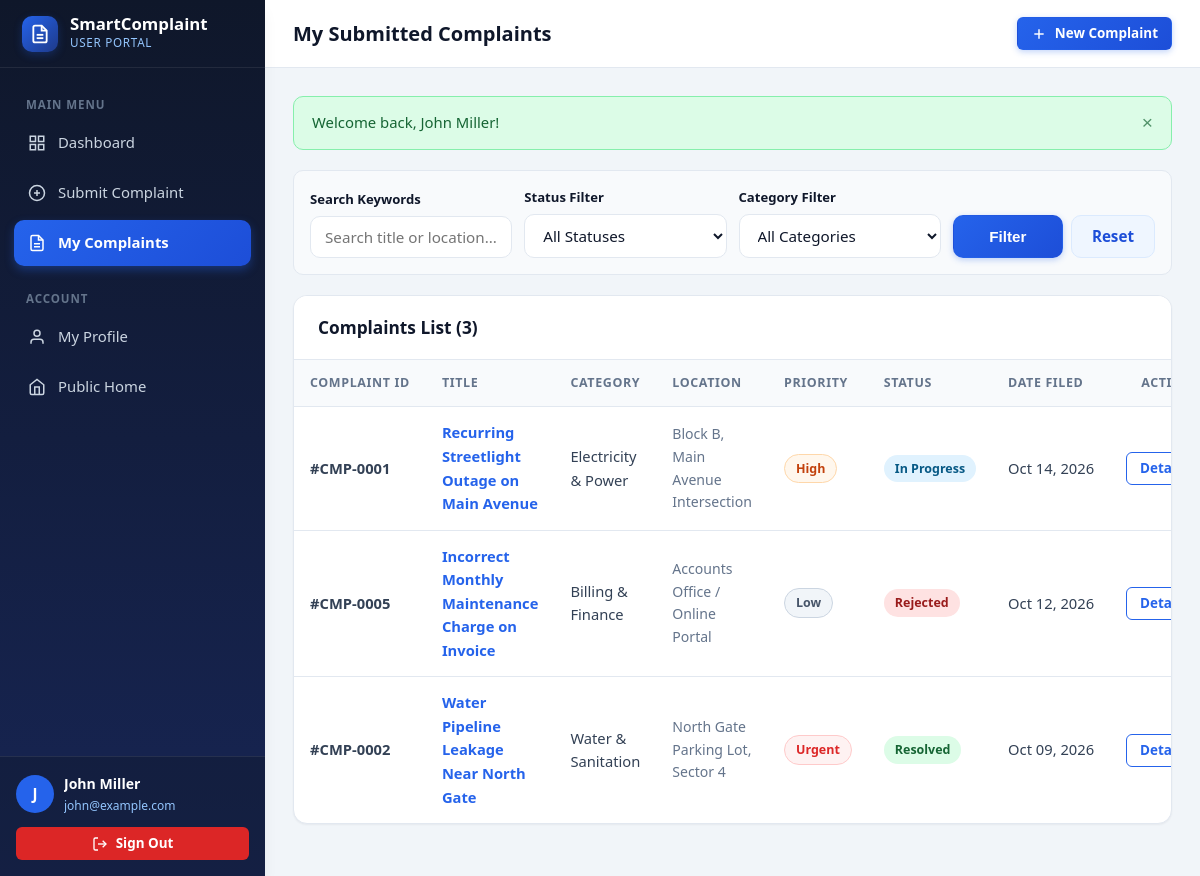
/my_complaints.php (signed in), run on the app's committed database.
### tables this page shows
CREATE TABLE `complaints` (
  `id` INT UNSIGNED NOT NULL AUTO_INCREMENT,
  `user_id` INT UNSIGNED NOT NULL,
  `title` VARCHAR(200) NOT NULL,
  `description` TEXT NOT NULL,
  `category` VARCHAR(100) NOT NULL,
  `location` VARCHAR(200) NOT NULL,
  `image_path` VARCHAR(255) DEFAULT NULL,
  `priority` ENUM('Low', 'Medium', 'High', 'Urgent') NOT NULL DEFAULT 'Medium',
  `status` ENUM('Submitted', 'Under Review', 'In Progress', 'Resolved', 'Rejected') NOT NULL DEFAULT 'Submitted',
  `created_at` TIMESTAMP NOT NULL DEFAULT CURRENT_TIMESTAMP,
  `updated_at` TIMESTAMP NOT NULL DEFAULT CURRENT_TIMESTAMP ON UPDATE CURRENT_TIMESTAMP,
  PRIMARY KEY (`id`),
  KEY `idx_complaints_user_id` (`user_id`),
  KEY `idx_complaints_status` (`status`),
  KEY `idx_complaints_priority` (`priority`),
  KEY `idx_complaints_category` (`category`),
  KEY `idx_complaints_created_at` (`created_at`),
  CONSTRAINT `fk_complaints_user`
    FOREIGN KEY (`user_id`) REFERENCES `users` (`id`)
    ON DELETE CASCADE ON UPDATE CASCADE
);

### includes/auth.php (called while the page is built, shortened)
<?php
function getFlashMessage(): ?array {
    if (isset($_SESSION['flash'])) {
        $flash = $_SESSION['flash'];
        return $flash;
    }
    return null;
}
function e(?string $string): string {
    return htmlspecialchars($string ?? '', ENT_QUOTES, 'UTF-8');
}
function formatComplaintId(int $id): string {
    return '#CMP-' . str_pad((string)$id, 4, '0', STR_PAD_LEFT);
}
function getStatusBadgeClass(string $status): string {
    switch ($status) {
        case 'In Progress':
            return 'badge-progress';
        case 'Resolved':
            return 'badge-resolved';
        case 'Rejected':
            return 'badge-rejected';
    }
}
function getPriorityBadgeClass(string $priority): string {
    switch ($priority) {
        case 'Low':
            return 'badge-priority-low';
        case 'High':
            return 'badge-priority-high';
        case 'Urgent':
            return 'badge-priority-urgent';
    }
}
?>

### my_complaints.php (the view, shortened to what this page needs)
<?php
require_once __DIR__ . '/includes/auth.php';
$userId = (int)$_SESSION['user_id'];
$pdo = getDBConnection();
$statusFilter   = trim($_GET['status'] ?? '');
$categoryFilter = trim($_GET['category'] ?? '');
$searchKeyword  = trim($_GET['q'] ?? '');
$sql = "SELECT id, title, category, location, priority, status, created_at, updated_at
        FROM complaints
        WHERE user_id = :user_id";
$params = [':user_id' => $userId];
$sql .= " ORDER BY created_at DESC";
$stmt = $pdo->prepare($sql);
$stmt->execute($params);
$complaints = $stmt->fetchAll();
$flash = getFlashMessage();
require_once __DIR__ . '/includes/header.php';
?>
<div class="dashboard-layout">
    <?php require_once __DIR__ . '/includes/user_sidebar.php'; ?>
    <main class="main-content">
        <header class="topbar">
            <div class="topbar-left">
                <h1 class="page-heading">My Submitted Complaints</h1>
            </div>
            <div class="topbar-right">
                <a href="submit_complaint.php" class="btn btn-primary btn-sm">
                    <svg width="16" height="16" viewBox="0 0 24 24" fill="none" stroke="currentColor" stroke-width="2.2">
                        <line x1="12" y1="5" x2="12" y2="19"></line>
                        <line x1="5" y1="12" x2="19" y2="12"></line>
                    </svg>
                    <span>New Complaint</span>
                </a>
            </div>
        </header>
        <div class="content-body">
            <?php if ($flash): ?>
                <div class="alert alert-<?php echo e($flash['type']); ?>" data-auto-dismiss="true">
                    <span><?php echo e($flash['message']); ?></span>
                    <button type="button" class="alert-close">&times;</button>
                </div>
            <?php endif; ?>
            <div class="filter-bar">
                <form method="GET" action="my_complaints.php" class="filter-grid">
                    <div>
                        <label class="form-label" style="font-size: 0.82rem;">Search Keywords</label>
                        <input type="text" name="q" class="form-control" placeholder="Search title or location..." value="<?php echo e($searchKeyword); ?>">
                    </div>
                    <div>
                        <label class="form-label" style="font-size: 0.82rem;">Status Filter</label>
                        <select name="status" class="form-control">
                            <option value="">All Statuses</option>
                        </select>
                    </div>
                    <div>
                        <label class="form-label" style="font-size: 0.82rem;">Category Filter</label>
                        <select name="category" class="form-control">
                            <option value="">All Categories</option>
                        </select>
                    </div>
                    <div style="display: flex; gap: 8px;">
                        <button type="submit" class="btn btn-primary btn-block">Filter</button>
                        <a href="my_complaints.php" class="btn btn-secondary">Reset</a>
                    </div>
                </form>
            </div>
            <div class="card">
                <div class="card-header">
                    <h2 class="card-title">
                        <span>Complaints List (<?php echo count($complaints); ?>)</span>
                    </h2>
                </div>
                <div class="table-responsive">
                    <table class="data-table">
                        <thead>
                            <tr>
                                <th>Complaint ID</th>
                                <th>Title</th>
                                <th>Category</th>
                                <th>Location</th>
                                <th>Priority</th>
                                <th>Status</th>
                                <th>Date Filed</th>
                                <th style="text-align: right;">Actions</th>
                            </tr>
                        </thead>
                        <tbody>
                            <?php if (empty($complaints)): ?>
                                <tr>
                                    <td colspan="8" class="empty-state">
                                        <p>No complaints match your current filter criteria.</p>
                                        <?php if ($statusFilter || $categoryFilter || $searchKeyword): ?>
                                            <a href="my_complaints.php" class="btn btn-secondary btn-sm" style="margin-top: 8px;">Clear Filters</a>
                                        <?php else: ?>
                                            <a href="submit_complaint.php" class="btn btn-primary btn-sm" style="margin-top: 8px;">Submit a Complaint</a>
                                        <?php endif; ?>
                                    </td>
                                </tr>
                            <?php else: ?>
                                <?php foreach ($complaints as $c): ?>
                                    <tr>
                                        <td><strong><?php echo e(formatComplaintId($c['id'])); ?></strong></td>
                                        <td style="font-weight: 600; max-width: 240px;">
                                            <a href="complaint_details.php?id=<?php echo (int)$c['id']; ?>">
                                                <?php echo e($c['title']); ?>
                                            </a>
                                        </td>
                                        <td><?php echo e($c['category']); ?></td>
                                        <td style="color: var(--text-muted); font-size: 0.88rem;"><?php echo e($c['location']); ?></td>
                                        <td>
                                            <span class="badge <?php echo e(getPriorityBadgeClass($c['priority'])); ?>">
                                                <?php echo e($c['priority']); ?>
                                            </span>
                                        </td>
                                        <td>
                                            <span class="badge <?php echo e(getStatusBadgeClass($c['status'])); ?>">
                                                <?php echo e($c['status']); ?>
                                            </span>
                                        </td>
                                        <td style="white-space: nowrap;"><?php echo date('M d, Y', strtotime($c['created_at'])); ?></td>
                                        <td style="text-align: right; white-space: nowrap;">
                                            <a href="complaint_details.php?id=<?php echo (int)$c['id']; ?>" class="btn btn-outline btn-sm">
                                                Details
                                            </a>
                                        </td>
                                    </tr>
                                <?php endforeach; ?>
                            <?php endif; ?>
                        </tbody>
                    </table>
                </div>
            </div>
        </div>
    </main>
</div>
<?php require_once __DIR__ . '/includes/footer.php'; ?>

### data on the page
complaints: id "#CMP-0001", title "Recurring Streetlight Outage on Main Avenue", category "Electricity & Power", location "Block B, Main Avenue Intersection", priority "High", status "In Progress", created_at "Oct 14, 2026"
complaints: id "#CMP-0005", title "Incorrect Monthly Maintenance Charge on Invoice", category "Billing & Finance", location "Accounts Office / Online Portal", priority "Low", status "Rejected", created_at "Oct 12, 2026"
complaints: id "#CMP-0002", title "Water Pipeline Leakage Near North Gate", category "Water & Sanitation", location "North Gate Parking Lot, Sector 4", priority "Urgent", status "Resolved", created_at "Oct 09, 2026"

### other printed values
$userInitials "J"
$_SESSION['user_name'] "John Miller"
$_SESSION['user_email'] "john@example.com"
$flash['message'] "Welcome back, John Miller!"
count($complaints) "3"
